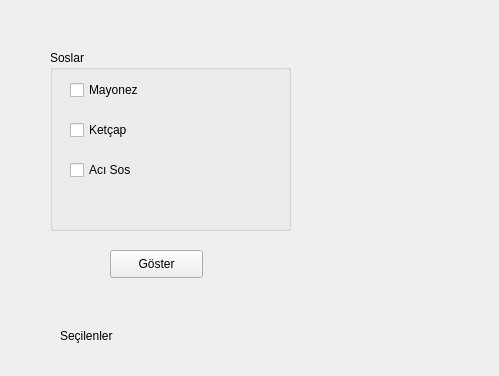
<?xml version="1.0" encoding="UTF-8"?>
<ui version="4.0">
 <class>Form</class>
 <widget class="QWidget" name="Form">
  <property name="geometry">
   <rect>
    <x>0</x>
    <y>0</y>
    <width>499</width>
    <height>376</height>
   </rect>
  </property>
  <property name="windowTitle">
   <string>Form</string>
  </property>
  <widget class="QGroupBox" name="groupBox">
   <property name="geometry">
    <rect>
     <x>50</x>
     <y>50</y>
     <width>241</width>
     <height>181</height>
    </rect>
   </property>
   <property name="title">
    <string>Soslar</string>
   </property>
   <widget class="QCheckBox" name="checkBox_mayonez">
    <property name="geometry">
     <rect>
      <x>20</x>
      <y>30</y>
      <width>81</width>
      <height>20</height>
     </rect>
    </property>
    <property name="text">
     <string>Mayonez</string>
    </property>
   </widget>
   <widget class="QCheckBox" name="checkBox_ketcap">
    <property name="geometry">
     <rect>
      <x>20</x>
      <y>70</y>
      <width>81</width>
      <height>20</height>
     </rect>
    </property>
    <property name="text">
     <string>Ketçap</string>
    </property>
   </widget>
   <widget class="QCheckBox" name="checkBox_acisos">
    <property name="geometry">
     <rect>
      <x>20</x>
      <y>110</y>
      <width>81</width>
      <height>20</height>
     </rect>
    </property>
    <property name="text">
     <string>Acı Sos</string>
    </property>
   </widget>
  </widget>
  <widget class="QPushButton" name="pushButton_Goster">
   <property name="geometry">
    <rect>
     <x>110</x>
     <y>250</y>
     <width>93</width>
     <height>28</height>
    </rect>
   </property>
   <property name="text">
    <string>Göster</string>
   </property>
  </widget>
  <widget class="QLabel" name="label_soslar">
   <property name="geometry">
    <rect>
     <x>60</x>
     <y>320</y>
     <width>411</width>
     <height>31</height>
    </rect>
   </property>
   <property name="text">
    <string>Seçilenler</string>
   </property>
  </widget>
 </widget>
 <resources/>
 <connections/>
</ui>
